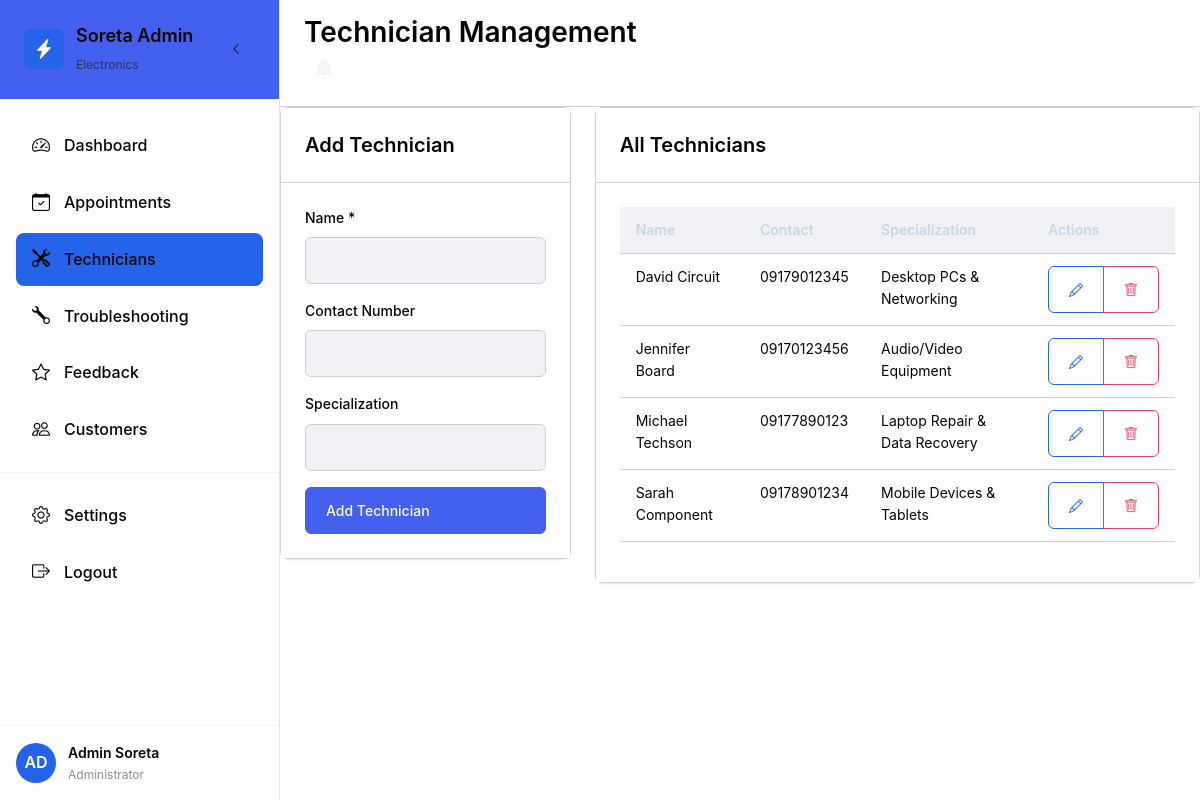
Screenshot of /admin/technicians.php (signed in) with the database file from the repository.
### tables this page shows
CREATE TABLE `technicians` (
  `id` INT PRIMARY KEY AUTO_INCREMENT,
  `name` VARCHAR(255) NOT NULL,
  `contact_number` VARCHAR(20),
  `specialization` VARCHAR(255),
  `is_active` BOOLEAN DEFAULT TRUE,
  `created_at` TIMESTAMP DEFAULT CURRENT_TIMESTAMP
);

### admin/technicians.php (the view, shortened to what this page needs)
<?php
$db = new Database();
$pdo = $db->getConnection();
$id = $_GET['id'] ?? 0;
$stmt = $pdo->query("SELECT * FROM technicians ORDER BY name");
$technicians = $stmt->fetchAll();
$editTechnician = null;
?>
<!DOCTYPE html>
<html lang="en">
<head>
    <link href="https://cdn.jsdelivr.net/npm/bootstrap@5.3.0/dist/css/bootstrap.min.css" rel="stylesheet">
    <link href="https://cdn.jsdelivr.net/npm/bootstrap-icons@1.10.0/font/bootstrap-icons.css" rel="stylesheet">
    <link href="<?= ROOT_PATH ?>assets/css/main.css" rel="stylesheet">
    <link href="<?= ROOT_PATH ?>assets/css/admin.css" rel="stylesheet">
</head>
<body>
    <div class="admin-layout">
        <?php include 'layout/sidebar.php'; ?>
        <main class="admin-main">
            <header class="admin-header">
                <div class="header-left">
                    <h1 class="h3 mb-0">Technician Management</h1>
                </div>
                <div class="header-right">
                    <?php include_once '../includes/notification-component.php'; ?>
                </div>
            </header>
            <div class="admin-content">
                <div class="row">
                    <div class="col-md-4">
                        <div class="card">
                            <div class="card-header">
                                <h5 class="card-title mb-0"><?= $editTechnician ? 'Edit' : 'Add' ?> Technician</h5>
                            </div>
                            <div class="card-body">
                                <form method="POST" action="?action=<?= $editTechnician ? 'edit&id=' . $id : 'add' ?>">
                                    <div class="mb-3">
                                        <label for="name" class="form-label">Name *</label>
                                        <input type="text" class="form-control" id="name" name="name"
                                               value="<?= $editTechnician ? htmlspecialchars($editTechnician['name']) : '' ?>" required>
                                    </div>
                                    <div class="mb-3">
                                        <label for="contact_number" class="form-label">Contact Number</label>
                                        <input type="text" class="form-control" id="contact_number" name="contact_number"
                                               value="<?= $editTechnician ? htmlspecialchars($editTechnician['contact_number']) : '' ?>">
                                    </div>
                                    <div class="mb-3">
                                        <label for="specialization" class="form-label">Specialization</label>
                                        <input type="text" class="form-control" id="specialization" name="specialization"
                                               value="<?= $editTechnician ? htmlspecialchars($editTechnician['specialization']) : '' ?>">
                                    </div>
                                    <div class="d-grid gap-2">
                                        <button type="submit" class="btn btn-primary">
                                            <?= $editTechnician ? 'Update' : 'Add' ?> Technician
                                        </button>
                                    </div>
                                </form>
                            </div>
                        </div>
                    </div>
                    <div class="col-md-8">
                        <div class="card">
                            <div class="card-header">
                                <h5 class="card-title mb-0">All Technicians</h5>
                            </div>
                            <div class="card-body">
                                <?php if (empty($technicians)): ?>
                                    <div class="empty-state">
                                        <i class="bi bi-tools empty-state-icon"></i>
                                        <h5>No Technicians</h5>
                                        <p class="text-muted">Add your first technician to get started.</p>
                                    </div>
                                <?php else: ?>
                                    <div class="table-responsive">
                                        <table class="table table-hover">
                                            <thead>
                                                <tr>
                                                    <th>Name</th>
                                                    <th>Contact</th>
                                                    <th>Specialization</th>
                                                    <th>Actions</th>
                                                </tr>
                                            </thead>
                                            <tbody>
                                                <?php foreach ($technicians as $tech): ?>
                                                    <tr>
                                                        <td><?= htmlspecialchars($tech['name']) ?></td>
                                                        <td><?= htmlspecialchars($tech['contact_number']) ?></td>
                                                        <td><?= htmlspecialchars($tech['specialization']) ?></td>
                                                        <td>
                                                            <div class="btn-group btn-group-sm">
                                                                <a href="?action=edit&id=<?= $tech['id'] ?>" class="btn btn-outline-primary">
                                                                    <i class="bi bi-pencil"></i>
                                                                </a>
                                                                <a href="?action=delete&id=<?= $tech['id'] ?>" class="btn btn-outline-danger"
                                                                   onclick="return confirm('Are you sure you want to delete this technician?')">
                                                                    <i class="bi bi-trash"></i>
                                                                </a>
                                                            </div>
                                                        </td>
                                                    </tr>
                                                <?php endforeach; ?>
                                            </tbody>
                                        </table>
                                    </div>
                                <?php endif; ?>
                            </div>
                        </div>
                    </div>
                </div>
            </div>
        </main>
    </div>
</body>
</html>

### assets/css/main.css (style rules this page uses)
:root { --primary: #2563eb; --primary-dark: #1d4ed8; --primary-light: #3b82f6; --secondary: #64748b; --accent: #f59e0b; --success: #10b981; --warning: #f59e0b; --error: #ef4444; --background: #ffffff; --surface: #f8fafc; --surface-dark: #f1f5f9; --text-primary: #0f172a; --text-secondary: #475569; --text-muted: #64748b; --border: #e2e8f0; --border-light: #f1f5f9; --font-family: 'Inter', -apple-system, BlinkMacSystemFont, 'Segoe UI', sans-serif; --font-size-xs: 0.75rem; --font-size-sm: 0.875rem; --font-size-base: 1rem; --font-size-lg: 1.125rem; --font-size-xl: 1.25rem; --font-size-2xl: 1.5rem; --font-size-3xl: 1.875rem; --space-1: 0.25rem; --space-2: 0.5rem; --space-3: 0.75rem; --space-4: 1rem; --space-5: 1.25rem; --space-6: 1.5rem; --space-8: 2rem; --space-10: 2.5rem; --space-12: 3rem; --radius-sm: 0.375rem; --radius: 0.5rem; --radius-md: 0.75rem; --radius-lg: 1rem; --radius-xl: 1.5rem; --shadow-sm: 0 1px 2px 0 rgb(0 0 0 / 0.05); --shadow: 0 1px 3px 0 rgb(0 0 0 / 0.1), 0 1px 2px -1px rgb(0 0 0 / 0.1); --shadow-md: 0 4px 6px -1px rgb(0 0 0 / 0.1), 0 2px 4px -2px rgb(0 0 0 / 0.1); --shadow-lg: 0 10px 15px -3px rgb(0 0 0 / 0.1), 0 4px 6px -4px rgb(0 0 0 / 0.1); --transition: all 0.2s cubic-bezier(0.4, 0, 0.2, 1); --transition-slow: all 0.3s cubic-bezier(0.4, 0, 0.2, 1); }
* { margin: 0; padding: 0; -webkit-box-sizing: border-box; -moz-box-sizing: border-box; box-sizing: border-box; }
body { font-family: var(--font-family); font-size: var(--font-size-base); line-height: 1.6; color: var(--text-primary); background-color: var(--background); -webkit-font-smoothing: antialiased; -moz-osx-font-smoothing: grayscale; }
h1, h2, h3, h4, h5, h6 { font-weight: 600; line-height: 1.3; color: var(--text-primary); margin-bottom: var(--space-4); }
h1 { font-size: var(--font-size-3xl); }
p, span, div, li { color: var(--text-primary); }
.card { background: var(--background); border: 1px solid var(--border); border-radius: var(--radius-md); box-shadow: var(--shadow-sm); transition: var(--transition); color: var(--text-primary); }
.card-title { color: var(--text-primary) !important; font-weight: 600; }
.card-header { padding: var(--space-6); border-bottom: 1px solid var(--border-light); background: var(--surface); color: var(--text-primary); }
.card-body { padding: var(--space-6); color: var(--text-primary); background: var(--background); }
.btn { display: inline-flex; align-items: center; gap: var(--space-2); padding: var(--space-3) var(--space-5); border: 1px solid transparent; border-radius: var(--radius); font-weight: 500; font-size: var(--font-size-sm); text-decoration: none; cursor: pointer; transition: var(--transition); background: transparent; color: var(--text-primary); }
.btn-primary { background: var(--primary) !important; color: white !important; border-color: var(--primary); }
.btn-outline-primary { border: 1px solid var(--primary); color: var(--primary) !important; background: transparent; }
.form-control { width: 100%; padding: var(--space-3) var(--space-4); border: 1px solid var(--border); border-radius: var(--radius); font-size: var(--font-size-sm); transition: var(--transition); background: var(--background); color: var(--text-primary) !important; }
.form-control::placeholder { color: var(--text-muted); opacity: 0.7; }
.form-label, label { display: block; margin-bottom: var(--space-2); font-weight: 500; color: var(--text-primary) !important; font-size: var(--font-size-sm); }
.table { width: 100%; border-collapse: collapse; background: var(--background); color: var(--text-primary); }
.table th { background: var(--surface-dark); padding: var(--space-4); text-align: left; font-weight: 600; font-size: var(--font-size-sm); color: var(--text-primary) !important; border-bottom: 1px solid var(--border); }
.table td { padding: var(--space-4); border-bottom: 1px solid var(--border-light); font-size: var(--font-size-sm); color: var(--text-primary) !important; }
.d-grid { display: grid; }
.mb-0 { margin-bottom: 0; }
.mb-3 { margin-bottom: var(--space-3); }
:root { --navbar-height: 70px; }

### admin/layout/sidebar.php (style rules this page uses)
.admin-layout { display: flex; min-height: 100vh; }
.admin-main { flex: 1; margin-left: 280px; transition: var(--transition-slow); }
.admin-layout { --admin-text-primary: #e6eef8; --admin-text-secondary: #cbd5e1; --admin-text-muted: #9aa7b6; }
.admin-main { color: var(--admin-text-primary); }
.admin-main .table thead th { color: var(--admin-text-secondary) !important; }

### rows the page displays
technicians: name "David Circuit", contact_number "09179012345", specialization "Desktop PCs & Networking"
technicians: name "Jennifer Board", contact_number "09170123456", specialization "Audio/Video Equipment"
technicians: name "Michael Techson", contact_number "09177890123", specialization "Laptop Repair & Data Recovery"
technicians: name "Sarah Component", contact_number "09178901234", specialization "Mobile Devices & Tablets"

### other values shown
substr($_SESSION['user_name'], 0, 2) "AD"
$_SESSION['user_name'] "Admin Soreta"
